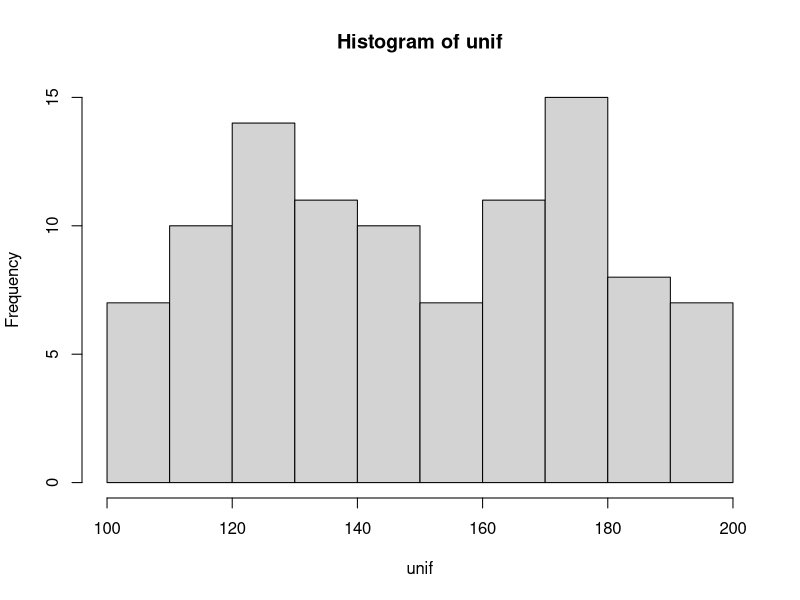
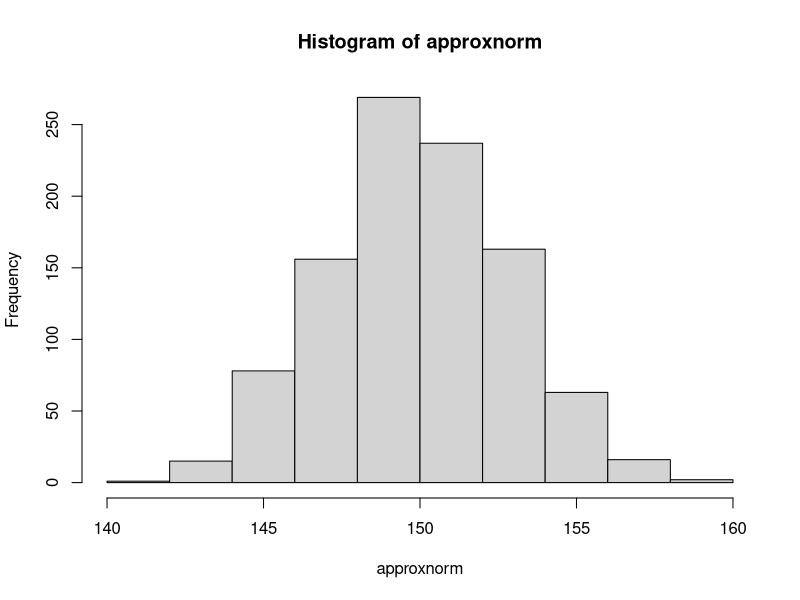
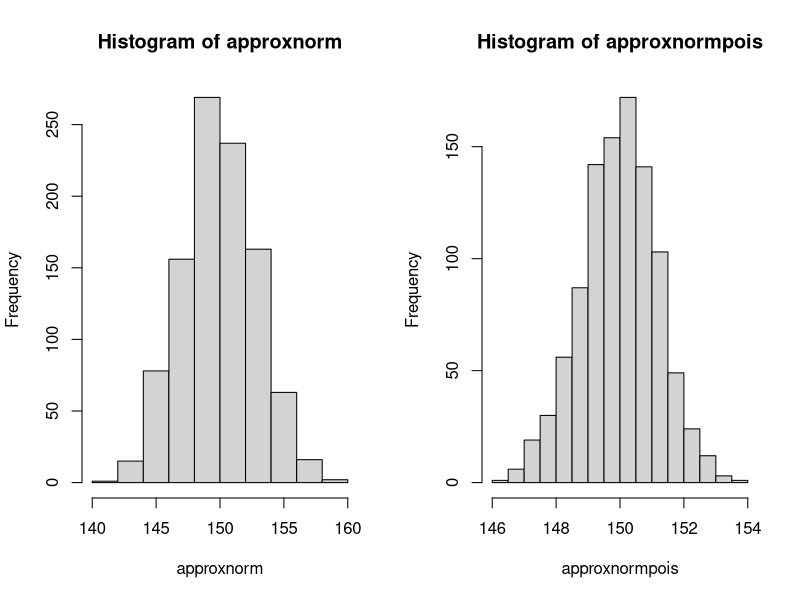
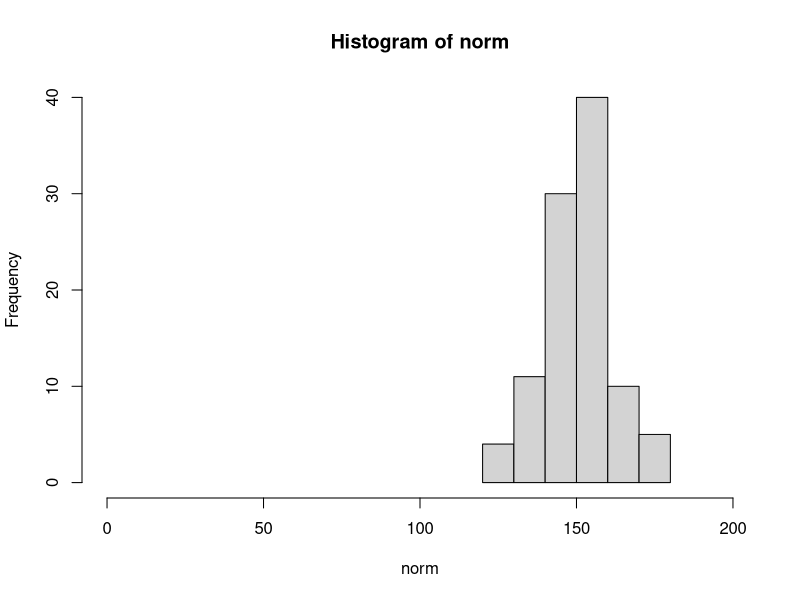
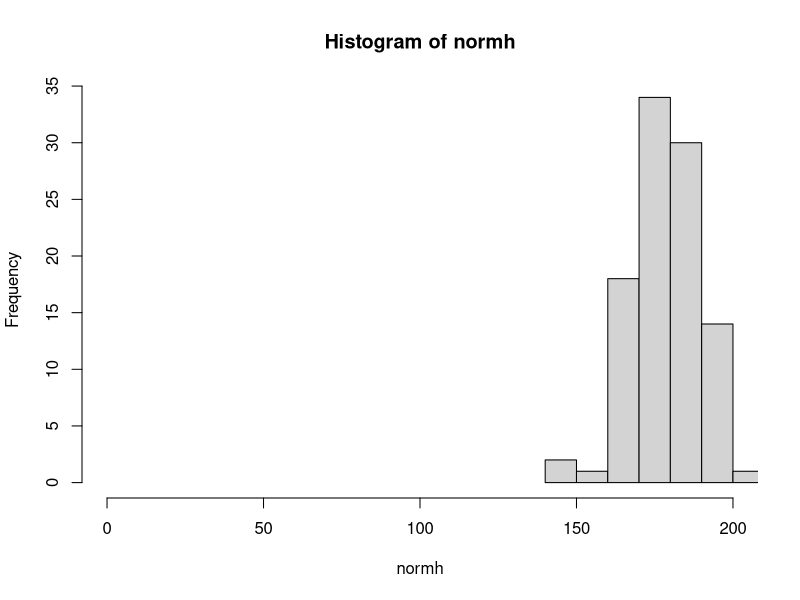
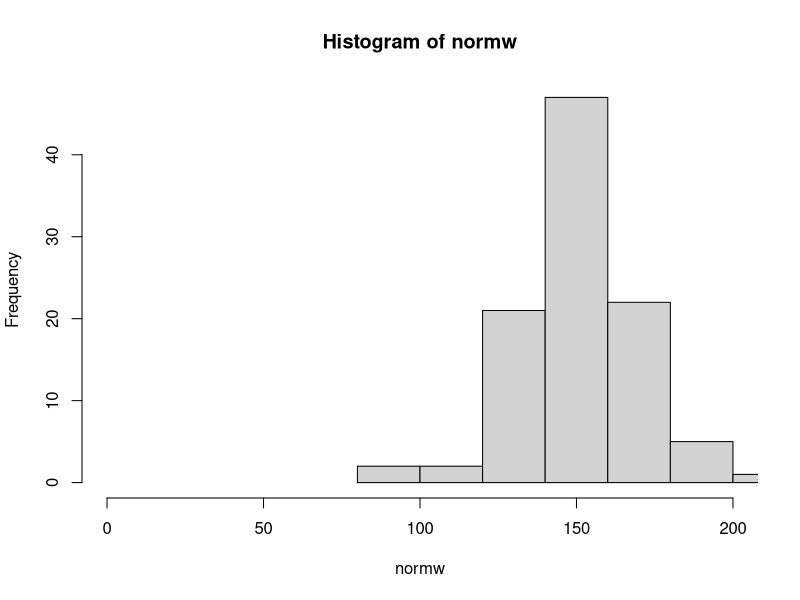

Source code (R) for these figures, in order:
## ---- chunk 1
unif=runif(100, min=100, max=200)
hist(unif)

## ---- chunk 2
mean(runif(100, min=100, max=200))
mean(runif(100, min=100, max=200))
mean(runif(100, min=100, max=200))
mean(runif(100, min=100, max=200))

## ---- chunk 3
approxnorm=rep(0,1000)
for (i in 1:1000){
  approxnorm[i]=mean(runif(100, min=100, max=200))
}

## ---- chunk 4
hist(approxnorm)

## ---- chunk 5
approxnormpois=rep(0,1000)
for (i in 1:1000){
  approxnormpois[i]=mean(rpois(100, lambda=150))
}

## ---- chunk 6
par(mfrow=c(1,2)); hist(approxnorm); hist(approxnormpois)
par(mfrow=c(1,1))

## ---- chunk 7
norm=rnorm(100, mean=150, sd=10)
hist(norm, xlim=c(0,200))

## ---- chunk 8
normh=rnorm(100, mean=180, sd=10) #higher mean
hist(normh, xlim=c(0,200))

## ---- chunk 9
normw=rnorm(100, mean=150, sd=20) #higher variance
hist(normw, xlim=c(0,200))

